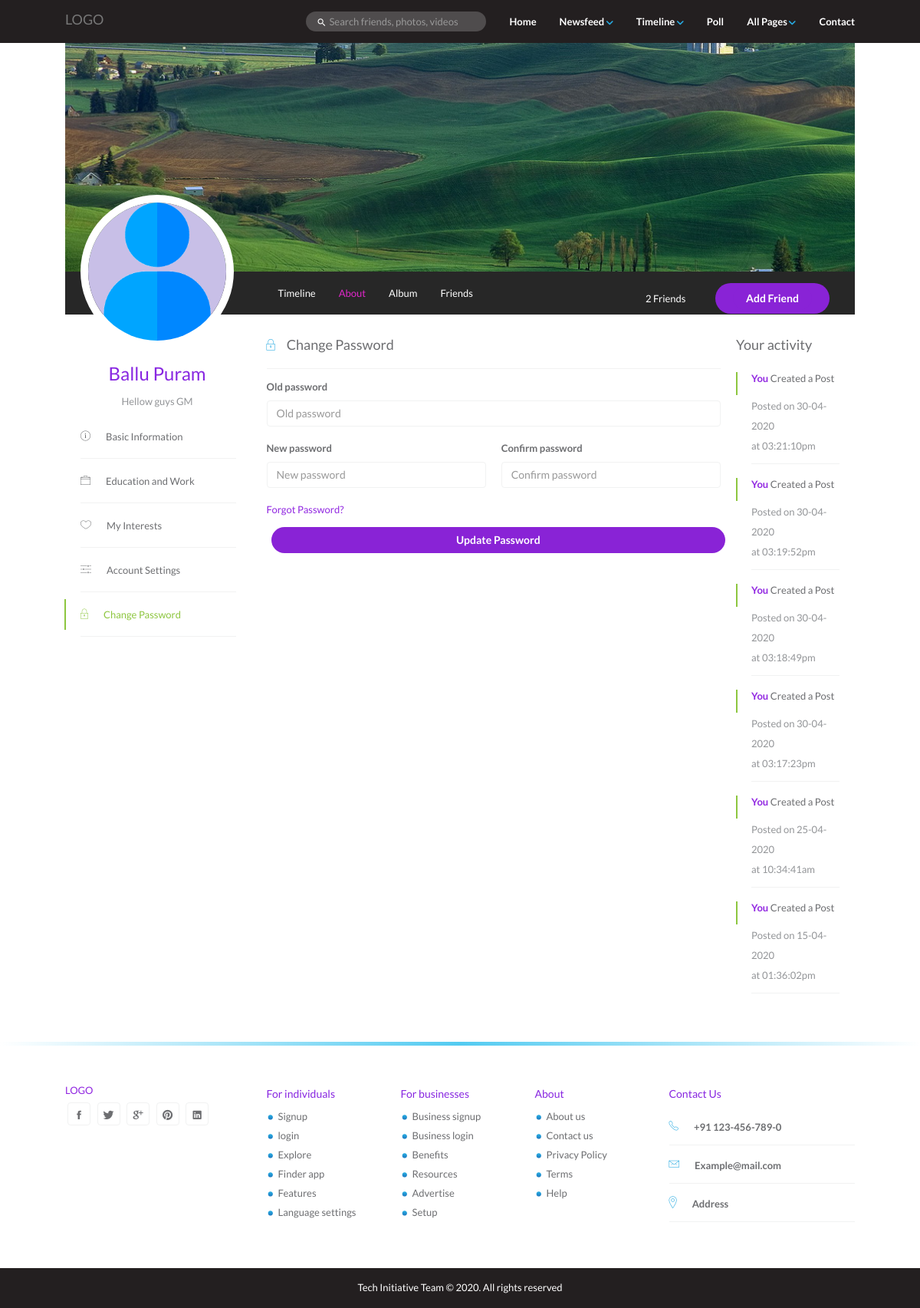
The page /edit-profile-password.php (signed in) on the database its author committed.
### tables this page shows
CREATE TABLE `users` (
  `id` int(11) NOT NULL,
  `firstname` text NOT NULL,
  `lastname` text NOT NULL,
  `email` text NOT NULL,
  `password` text NOT NULL,
  `day` int(11) NOT NULL,
  `month` text NOT NULL,
  `year` int(11) NOT NULL,
  `gender` text NOT NULL,
  `state` text NOT NULL,
  `country` text NOT NULL,
  `district` text NOT NULL,
  `profile` text NOT NULL,
  `cover` text NOT NULL,
  `about` text NOT NULL
);

CREATE TABLE `activity` (
  `sr` int(11) NOT NULL,
  `uid` text NOT NULL,
  `act` text NOT NULL,
  `actt` int(11) NOT NULL
);

### edit-profile-password.php (the view, shortened to what this page needs)
<?php include("php/timeline/timeline.php"); ?>
<?php include("php/profile/edit-basic-profile.php"); ?>
<!DOCTYPE html>
<html lang="en">
  <head>
    <link rel="stylesheet" href="css/bootstrap.min.css" />
    <link rel="stylesheet" href="css/style.css" />
    <link rel="stylesheet" href="css/ionicons.min.css" />
    <link rel="stylesheet" href="css/font-awesome.min.css" />
  </head>
  <body>
    <header id="header">
      <nav class="navbar navbar-default navbar-fixed-top menu">
        <div class="container">
          <div class="navbar-header">
            <a class="navbar-brand" href="index.php"><span>LOGO</span> </a>
          </div>
          <div class="collapse navbar-collapse" id="bs-example-navbar-collapse-1">
            <ul class="nav navbar-nav navbar-right main-menu">
              <li class="dropdown">
                <a
                  href="index.php"
                  role="button"
                  aria-haspopup="true"
                  aria-expanded="false"
                  >Home </a>
              </li>
              <li class="dropdown">
                <a
                  href="#"
                  class="dropdown-toggle"
                  data-toggle="dropdown"
                  role="button"
                  aria-haspopup="true"
                  aria-expanded="false"
                  >Newsfeed <span><img src="images/down-arrow.png" alt=""/></span
                ></a>
              </li>
              <li class="dropdown">
                <a
                  href="#"
                  class="dropdown-toggle"
                  data-toggle="dropdown"
                  role="button"
                  aria-haspopup="true"
                  aria-expanded="false"
                  >Timeline <span><img src="images/down-arrow.png" alt=""/></span
                ></a>
              </li>
              <li class="dropdown"><a href="poll.html">Poll</a></li>
              <li class="dropdown">
                <a
                  href="#"
                  class="dropdown-toggle pages"
                  data-toggle="dropdown"
                  role="button"
                  aria-haspopup="true"
                  aria-expanded="false"
                  >All Pages <span><img src="images/down-arrow.png" alt=""/></span
                ></a>
              </li>
              <li class="dropdown"><a href="contact.html">Contact</a></li>
            </ul>
            <form class="navbar-form navbar-right hidden-sm">
              <div class="form-group">
                <i class="icon ion-android-search"></i>
                <input
                  type="text"
                  class="form-control"
                  placeholder="Search friends, photos, videos"
                />
              </div>
            </form>
          </div>
        </div>
      </nav>
    </header>
    <div class="container">
      <div class="timeline">
        <div class="timeline-cover">
          <div class="timeline-nav-bar hidden-sm hidden-xs">
            <div class="row">
              <div class="col-md-3">
                <div class="profile-info">
                  <img
                    src="php/index/usr/<?php echo $profile; ?>"
                    alt=""
                    class="img-responsive profile-photo"
                  />
                  <h3><?php echo "$firstname $lastname" ?></h3>
                  <p class="text-muted"><?php echo $about ?></p>
                </div>
              </div>
              <div class="col-md-9">
                <ul class="list-inline profile-menu">
                  <li><a href="timeline.php">Timeline</a></li>
                  <li><a href="timeline-about.html" class="active">About</a></li>
                  <li><a href="timeline-album.php">Album</a></li>
                  <li><a href="timeline-friends.php">Friends</a></li>
                </ul>
                <ul class="follow-me list-inline">
                  <li><?php echo $follower ?> Friends</li>
                  <li><button class="btn-primary"><a href="timeline-add-friend.php" class="btn-primary">Add Friend</a></button></li>
                </ul>
              </div>
            </div>
          </div>
        </div>
        <div id="page-contents">
          <div class="row">
            <div class="col-md-3">
              <ul class="edit-menu">
                <li>
                  <i class="icon ion-ios-information-outline"></i
                  ><a href="timeline-album.php">Basic Information</a>
                </li>
                <li>
                  <i class="icon ion-ios-briefcase-outline"></i
                  ><a href="edit-profile-work-edu.php">Education and Work</a>
                </li>
                <li>
                  <i class="icon ion-ios-heart-outline"></i
                  ><a href="edit-profile-interests.html">My Interests</a>
                </li>
                <li>
                  <i class="icon ion-ios-settings"></i
                  ><a href="edit-profile-settings.html">Account Settings</a>
                </li>
                <li class="active">
                  <i class="icon ion-ios-locked-outline"></i
                  ><a href="edit-profile-password.php">Change Password</a>
                </li>
              </ul>
            </div>
            <div class="col-md-7">
              <div class="edit-profile-container">
                <div class="block-title">
                  <h4 class="grey"><i class="icon ion-ios-locked-outline"></i>Change Password</h4>
                  <div class="line"></div>
                </div>
                <div class="edit-block">
                  <form name="update-pass" id="education" class="form-inline" method="POST">
                    <div class="row">
                      <div class="form-group col-xs-12">
                        <label for="my-password">Old password</label>
                        <input
                          id="my-password"
                          class="form-control input-group-lg"
                          type="password"
                          name="opass"
                          minlength="8"
                          title="Enter password"
                          placeholder="Old password"
                          required
                        />
                      </div>
                    </div>
                    <div class="row">
                      <div class="form-group col-xs-6">
                        <label>New password</label>
                        <input
                          class="form-control input-group-lg"
                          type="password"
                          name="npass"
                          title="Enter password"
                          placeholder="New password"
                          minlength="8"
                          required
                        />
                      </div>
                      <div class="form-group col-xs-6">
                        <label>Confirm password</label>
                        <input
                          class="form-control input-group-lg"
                          type="password"
                          name="rpass"
                          minlength="8"
                          title="Enter password"
                          placeholder="Confirm password"
                          required
                        />
                      </div>
                    </div>
                    <p><a href="#">Forgot Password?</a></p>
                    <button name="upass" value="<?php requsrinfo('pass',$id); ?>" class="btn btn-primary">Update Password</button>
                  </form>
                </div>
              </div>
            </div>
            <div class="col-md-2 static">
              <div id="sticky-sidebar">
                <h4 class="grey">Your activity</h4>
                <?php foreach ($activity as $act): ?>
                  <div class="feed-item">
                    <div class="live-activity">
                      <p><a href="#" class="profile-link">You </a><?php echo $act['act']; ?></p>
                      <p class="text-muted"><?php echo "Posted on " . date("d-m-Y", $act['actt']); echo "<br> at ".date("h:i:sa",$act['actt']); ?></p>
                    </div>
                  </div>
                <?php endforeach ?>
              </div>
            </div>
          </div>
        </div>
      </div>
    </div>
    <footer id="footer">
      <div class="container">
        <div class="row">
          <div class="footer-wrapper">
            <div class="col-md-3 col-sm-3">
              <a href=""><img src="#" alt="" class="footer-logo"/>LOGO</a>
              <ul class="list-inline social-icons">
                <li>
                  <a href="#"><i class="icon ion-social-facebook"></i></a>
                </li>
                <li>
                  <a href="#"><i class="icon ion-social-twitter"></i></a>
                </li>
                <li>
                  <a href="#"><i class="icon ion-social-googleplus"></i></a>
                </li>
                <li>
                  <a href="#"><i class="icon ion-social-pinterest"></i></a>
                </li>
                <li>
                  <a href="#"><i class="icon ion-social-linkedin"></i></a>
                </li>
              </ul>
            </div>
            <div class="col-md-2 col-sm-2">
              <h5>For individuals</h5>
              <ul class="footer-links">
                <li><a href="">Signup</a></li>
                <li><a href="">login</a></li>
                <li><a href="">Explore</a></li>
                <li><a href="">Finder app</a></li>
                <li><a href="">Features</a></li>
                <li><a href="">Language settings</a></li>
              </ul>
            </div>
            <div class="col-md-2 col-sm-2">
              <h5>For businesses</h5>
              <ul class="footer-links">
                <li><a href="">Business signup</a></li>
                <li><a href="">Business login</a></li>
                <li><a href="">Benefits</a></li>
                <li><a href="">Resources</a></li>
                <li><a href="">Advertise</a></li>
                <li><a href="">Setup</a></li>
              </ul>
            </div>
            <div class="col-md-2 col-sm-2">
              <h5>About</h5>
              <ul class="footer-links">
                <li><a href="">About us</a></li>
                <li><a href="">Contact us</a></li>
                <li><a href="">Privacy Policy</a></li>
                <li><a href="">Terms</a></li>
                <li><a href="">Help</a></li>
              </ul>
            </div>
            <div class="col-md-3 col-sm-3">
              <h5>Contact Us</h5>
              <ul class="contact">
                <li><i class="icon ion-ios-telephone-outline"></i>+91 123-456-789-0</li>
                <li><i class="icon ion-ios-email-outline"></i>Example@mail.com</li>
                <li><i class="icon ion-ios-location-outline"></i>Address</li>
              </ul>
            </div>
          </div>
        </div>
      </div>
      <div class="copyright">
        <p>Tech Initiative Team © 2020. All rights reserved</p>
      </div>
    </footer>
  </body>
</html>

### rows shown on the page
users: profile (placeholder picture), firstname "Ballu", lastname "Puram", about "Hellow guys GM"
activity: act "Created a Post", actt "30-04-2020", actt "03:21:10pm"
activity: act "Created a Post", actt "30-04-2020", actt "03:19:52pm"
activity: act "Created a Post", actt "30-04-2020", actt "03:18:49pm"
activity: act "Created a Post", actt "30-04-2020", actt "03:17:23pm"
activity: act "Created a Post", actt "25-04-2020", actt "10:34:41am"
activity: act "Created a Post", actt "15-04-2020", actt "01:36:02pm"

### other values the page prints
$follower "2"
